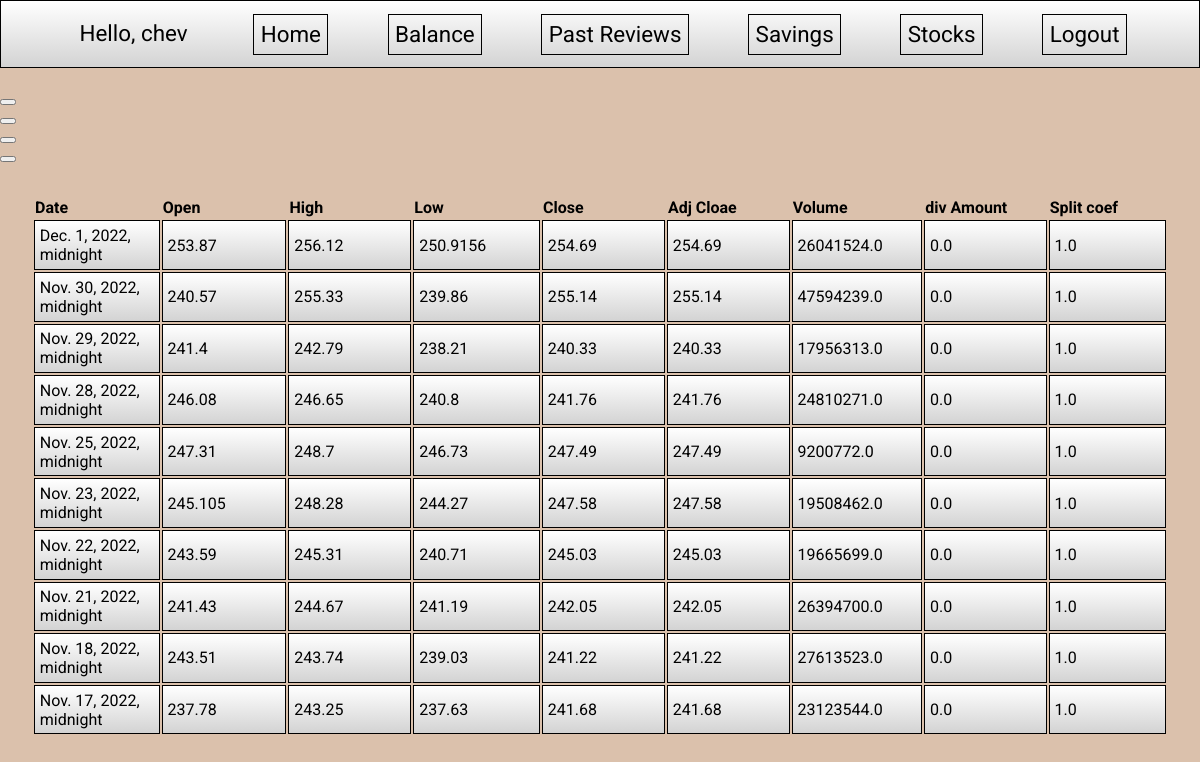
The app's page /stocks/ (signed in) with its own data.
### login/models.py (models this page shows)
class Stock(models.Model):
    date = models.DateField(auto_now=False, auto_now_add=False, null=True)
    open = models.FloatField()
    high = models.FloatField()
    low = models.FloatField()
    close = models.FloatField()
    adjusted_close = models.FloatField()
    volume = models.FloatField()
    dividend_amount = models.FloatField()
    split_coefficient = models.FloatField()

### login/views.py (the view)
# urls.py: path("stocks/", stonksPage, name="stonks"),
@login_required(login_url="login")
def stonksPage(request):
    import_data()
    data = find_stock_all()
    context = {"data": data}
    return render(request, "stonks.html", context)

### login/views.py (called while the page is built)
def find_stock_all():
    holder = Stock.objects.all()
    return holder

### login/templates/stonks.html
{% extends 'homebase.html' %} {% block home_content %}
<br />
<form action="" method="post">
  <button></button>
</form>
<form action="" method="post">
  <button></button>
</form>
<form action="" method="post">
  <button></button>
</form>
<form action="" method="post">
  <button></button>
</form>
<table>
  <tbody>
    <tr>
      <th>Date</th>
      <th>Open</th>
      <th>High</th>
      <th>Low</th>
      <th>Close</th>
      <th>Adj Cloae</th>
      <th>Volume</th>
      <th>div Amount</th>
      <th>Split coef</th>
    </tr>
    {% for each in data %}
    <tr>
      <td>{{each.date}}</td>
      <td>{{each.open}}</td>
      <td>{{each.high}}</td>
      <td>{{each.low}}</td>
      <td>{{each.close}}</td>
      <td>{{each.adjusted_close}}</td>
      <td>{{each.volume}}</td>
      <td>{{each.dividend_amount}}</td>
      <td>{{each.split_coefficient}}</td>
    </tr>
    {% endfor %}
  </tbody>
</table>
<br />
{% endblock home_content%}

### login/templates/homebase.html (shortened to what this page needs)
{% load static %}
<!DOCTYPE html>
<html lang="en">
  <head>
    <link rel="stylesheet" href="{% static "login/css/style.css" %}">
  </head>
  <body>
    <div class="navbar">
      <span id="Hello-msg">Hello, {{ request.user }} </span>
      <a href="{% url 'home' %}" class="btn"
        ><span class="Home-btn">Home</span></a
      >
      <a href="{% url 'bal' %}" class="btn"
        ><span class="balance">Balance</span></a
      >
      <a href="{% url 'reviews' %}" class="btn"
        ><span class="pastreviews">Past Reviews</span></a
      >
      <a href="{% url 'savings' %}" class="btn"
        ><span class="savings">Savings</span></a
      >
      <a href="{% url 'stonks' %}" class="btn"
        ><span class="stonks">Stocks</span></a
      >
      <a href="{% url 'logout' %}" class="btn"
        ><span class="logout">Logout</span></a
      >
    </div>
    {% block home_content %}{% endblock home_content %}
  </body>
</html>

### login/static/login/css/style.css (style rules this page uses)
html { background: #dbc1ac; color: black; font-family: "Roboto", sans-serif; height: 100%; max-height: 100%; background-size: cover; }
body { padding: 0; margin: 0; }
a:link { text-decoration: none; color: black; transition-duration: 0.4s; }
.navbar { display: flex; justify-content: space-evenly; font-size: 1.4rem; padding: 0.8rem; background: linear-gradient(white, lightgrey); border: solid 0.1rem black; }
.navbar a { border: solid 1px; padding: 0.4rem; }
.btn { transition-duration: 0.4s; }
#Hello-msg { border: none; padding: 0.4rem; }
td { padding: .3em; height: 28px; width: 8rem; text-align: left; border: black 1px solid; background: linear-gradient(white, lightgrey); }
th { text-align: left; }
table { margin: 2em; }

### records on screen
Stock: date "Nov. 30, 2022, midnight", open "240.57", high "255.33", low "239.86", close "255.14", adjusted_close "255.14", volume "47594239.0", dividend_amount "0.0", split_coefficient "1.0"
Stock: date "Nov. 29, 2022, midnight", open "241.4", high "242.79", low "238.21", close "240.33", adjusted_close "240.33", volume "17956313.0", dividend_amount "0.0", split_coefficient "1.0"
Stock: date "Nov. 28, 2022, midnight", open "246.08", high "246.65", low "240.8", close "241.76", adjusted_close "241.76", volume "24810271.0", dividend_amount "0.0", split_coefficient "1.0"
Stock: date "Nov. 25, 2022, midnight", open "247.31", high "248.7", low "246.73", close "247.49", adjusted_close "247.49", volume "9200772.0", dividend_amount "0.0", split_coefficient "1.0"
Stock: date "Nov. 23, 2022, midnight", open "245.105", high "248.28", low "244.27", close "247.58", adjusted_close "247.58", volume "19508462.0", dividend_amount "0.0", split_coefficient "1.0"
Stock: date "Nov. 22, 2022, midnight", open "243.59", high "245.31", low "240.71", close "245.03", adjusted_close "245.03", volume "19665699.0", dividend_amount "0.0", split_coefficient "1.0"
Stock: date "Nov. 21, 2022, midnight", open "241.43", high "244.67", low "241.19", close "242.05", adjusted_close "242.05", volume "26394700.0", dividend_amount "0.0", split_coefficient "1.0"
Stock: date "Nov. 18, 2022, midnight", open "243.51", high "243.74", low "239.03", close "241.22", adjusted_close "241.22", volume "27613523.0", dividend_amount "0.0", split_coefficient "1.0"
Stock: date "Nov. 17, 2022, midnight", open "237.78", high "243.25", low "237.63", close "241.68", adjusted_close "241.68", volume "23123544.0", dividend_amount "0.0", split_coefficient "1.0"

### other values on screen
{{ request.user }} "chev"
